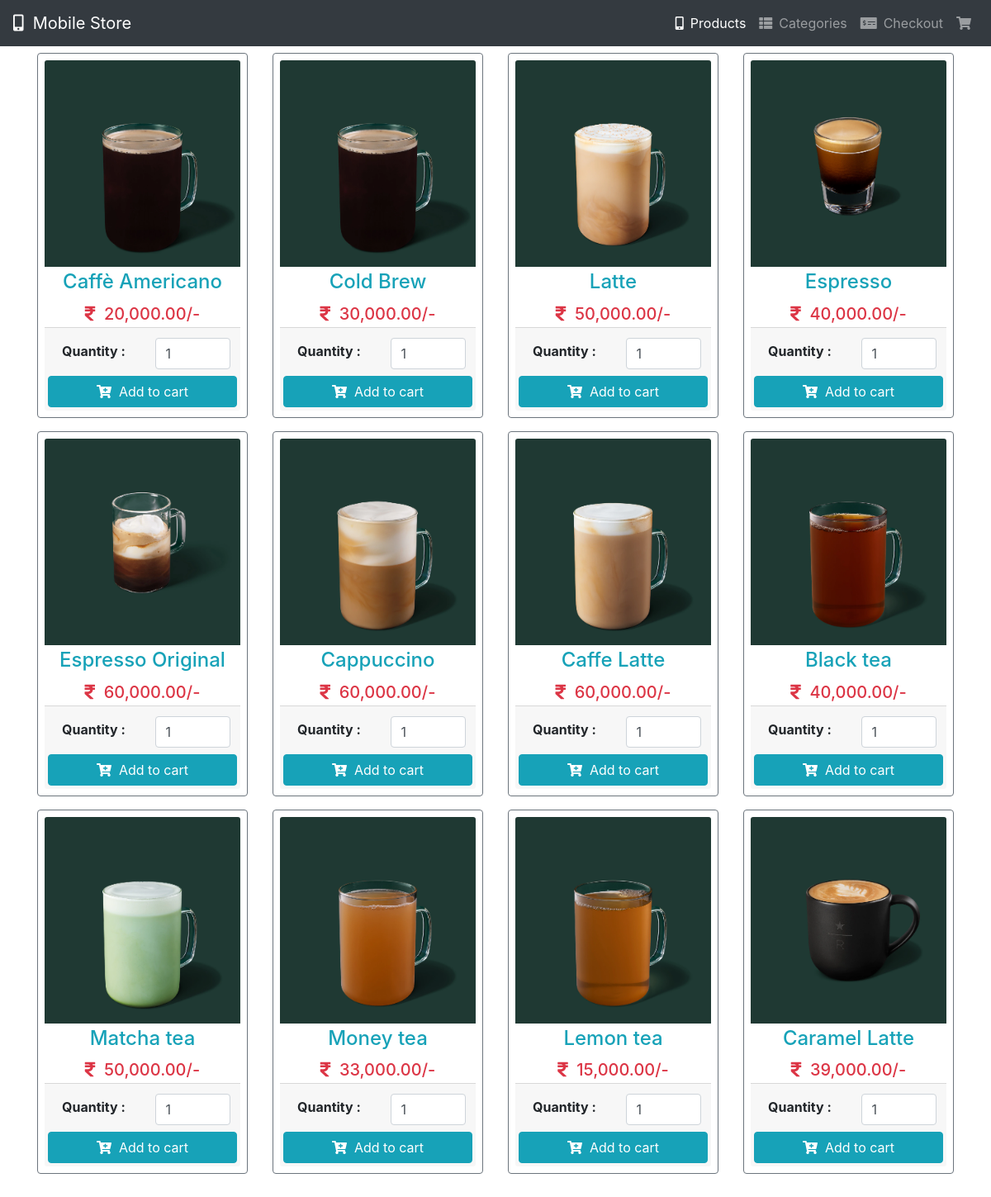
/democart/index.php, run on the app's committed database.
### tables this page shows
CREATE TABLE `sanpham` (
  `masp` varchar(30) NOT NULL,
  `tensp` varchar(22) NOT NULL,
  `hinhanh` varchar(50) NOT NULL,
  `gia` double NOT NULL,
  `dungtich` varchar(22) NOT NULL,
  `matl` varchar(22) NOT NULL,
  `soluong` int(10) NOT NULL,
  `id` int(11) NOT NULL
);

### democart/index.php (the view, shortened to what this page needs)
<!DOCTYPE html>
<html lang="en">
<head>
  <link rel='stylesheet' href='https://cdnjs.cloudflare.com/ajax/libs/twitter-bootstrap/4.5.2/css/bootstrap.min.css' />
  <link rel='stylesheet' href='https://cdnjs.cloudflare.com/ajax/libs/font-awesome/5.9.0/css/all.min.css' />
</head>
<body>
  <nav class="navbar navbar-expand-md bg-dark navbar-dark">
    <a class="navbar-brand" href="index.php"><i class="fas fa-mobile-alt"></i>&nbsp;&nbsp;Mobile Store</a>
    <div class="collapse navbar-collapse" id="collapsibleNavbar">
      <ul class="navbar-nav ml-auto">
        <li class="nav-item">
          <a class="nav-link active" href="index.php"><i class="fas fa-mobile-alt mr-2"></i>Products</a>
        </li>
        <li class="nav-item">
          <a class="nav-link" href="#"><i class="fas fa-th-list mr-2"></i>Categories</a>
        </li>
        <li class="nav-item">
          <a class="nav-link" href="checkout.php"><i class="fas fa-money-check-alt mr-2"></i>Checkout</a>
        </li>
        <li class="nav-item">
          <a class="nav-link" href="cart.php"><i class="fas fa-shopping-cart"></i> <span id="cart-item" class="badge badge-danger"></span></a>
        </li>
      </ul>
    </div>
  </nav>
  <div class="container">
    <div class="row mt-2 pb-3">
      <?php
  			include 'config.php';
  			$stmt = $conn->prepare('SELECT * FROM sanpham');
  			$stmt->execute();
  			$result = $stmt->get_result();
  			while ($row = $result->fetch_assoc()):
  		?>
      <div class="col-sm-6 col-md-4 col-lg-3 mb-2">
        <div class="card-deck">
          <div class="card p-2 border-secondary mb-2">
            <img src="<?= $row['hinhanh'] ?>" class="card-img-top" height="250">
            <div class="card-body p-1">
              <h4 class="card-title text-center text-info"><?= $row['tensp'] ?></h4>
              <h5 class="card-text text-center text-danger"><i class="fas fa-rupee-sign"></i>&nbsp;&nbsp;<?= number_format($row['gia'],2) ?>/-</h5>
            </div>
            <div class="card-footer p-1">
              <form action="" class="form-submit">
                <div class="row p-2">
                  <div class="col-md-6 py-1 pl-4">
                    <b>Quantity : </b>
                  </div>
                  <div class="col-md-6">
                    <input type="number" class="form-control pqty" value="<?= $row['soluong'] ?>">
                  </div>
                </div>
                <button class="btn btn-info btn-block addItemBtn"><i class="fas fa-cart-plus"></i>&nbsp;&nbsp;Add to
                  cart</button>
              </form>
            </div>
          </div>
        </div>
      </div>
      <?php endwhile; ?>
    </div>
  </div>
</body>
</html>

### data on the page
sanpham: hinhanh (picture), tensp "Caffè Americano", gia "20,000.00", soluong "1"
sanpham: hinhanh (picture), tensp "Cold Brew", gia "30,000.00", soluong "1"
sanpham: hinhanh (picture), tensp "Latte", gia "50,000.00", soluong "1"
sanpham: hinhanh (picture), tensp "Espresso", gia "40,000.00", soluong "1"
sanpham: hinhanh (picture), tensp "Espresso Original", gia "60,000.00", soluong "1"
sanpham: hinhanh (picture), tensp "Cappuccino", gia "60,000.00", soluong "1"
sanpham: hinhanh (picture), tensp "Caffe Latte", gia "60,000.00", soluong "1"
sanpham: hinhanh (picture), tensp "Black tea", gia "40,000.00", soluong "1"
sanpham: hinhanh (picture), tensp "Matcha tea", gia "50,000.00", soluong "1"
sanpham: hinhanh (picture), tensp "Money tea", gia "33,000.00", soluong "1"
sanpham: hinhanh (picture), tensp "Lemon tea", gia "15,000.00", soluong "1"
sanpham: hinhanh (picture), tensp "Caramel Latte", gia "39,000.00", soluong "1"
